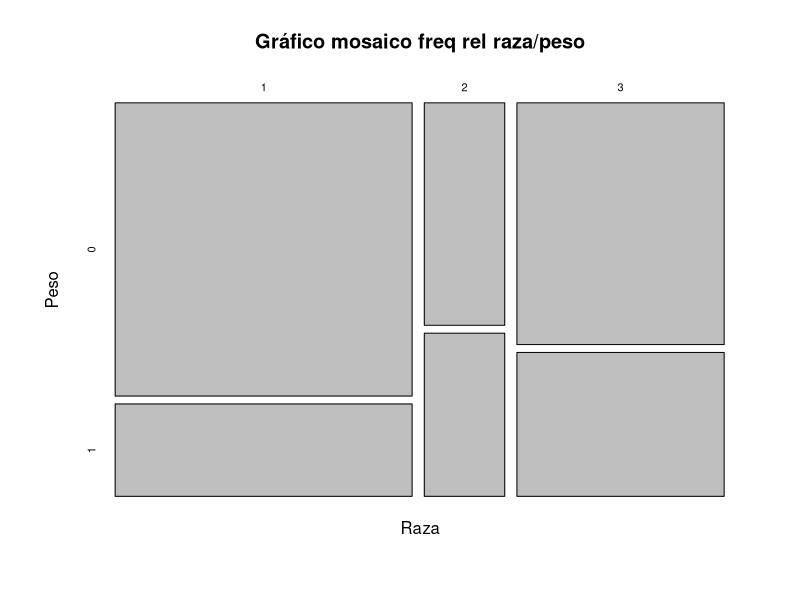
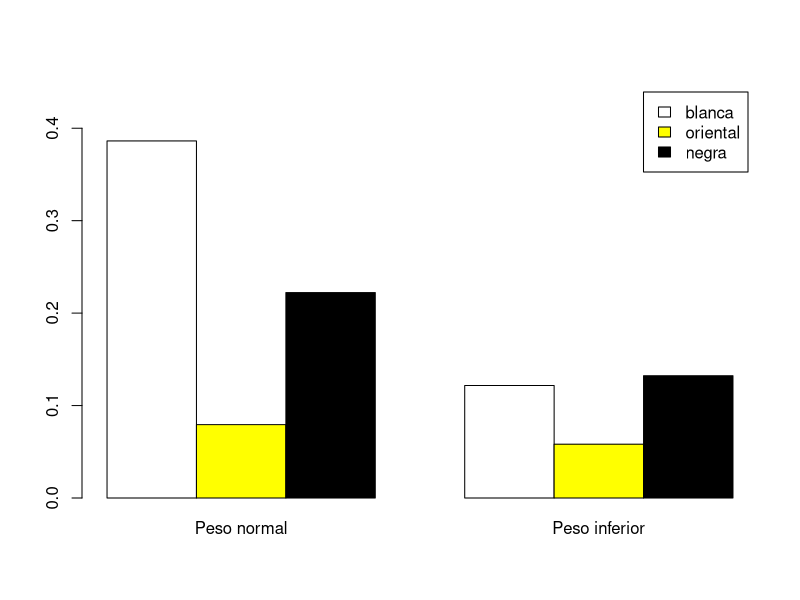
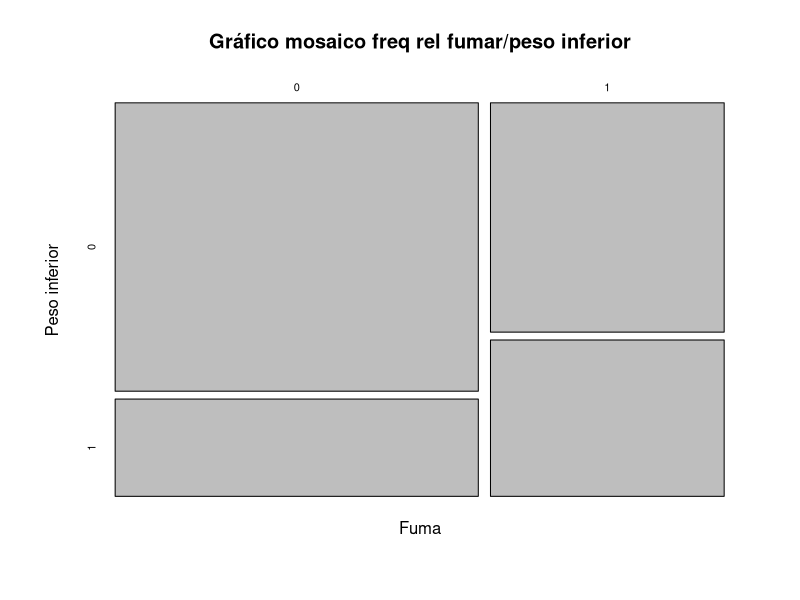
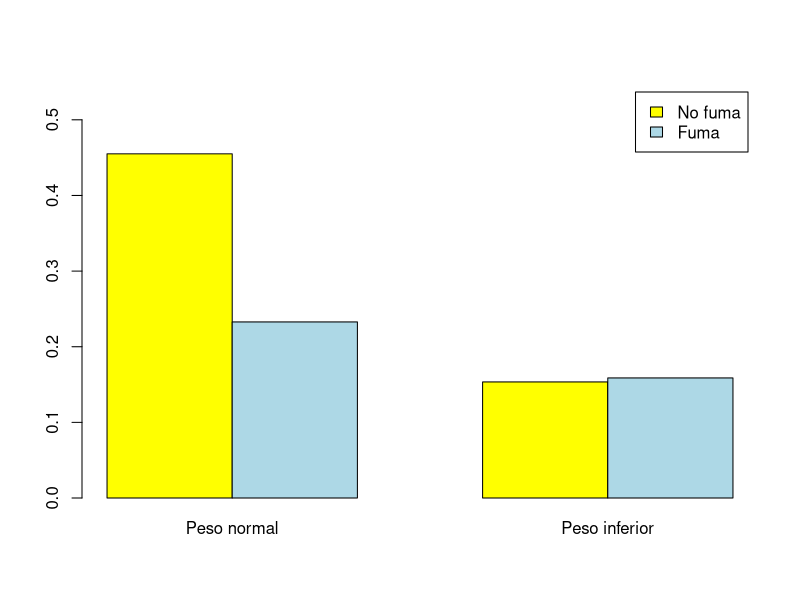
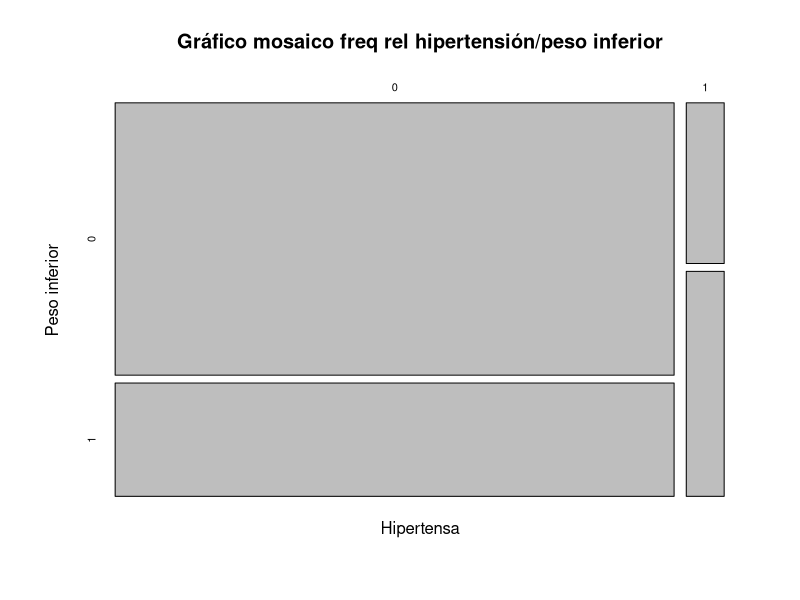
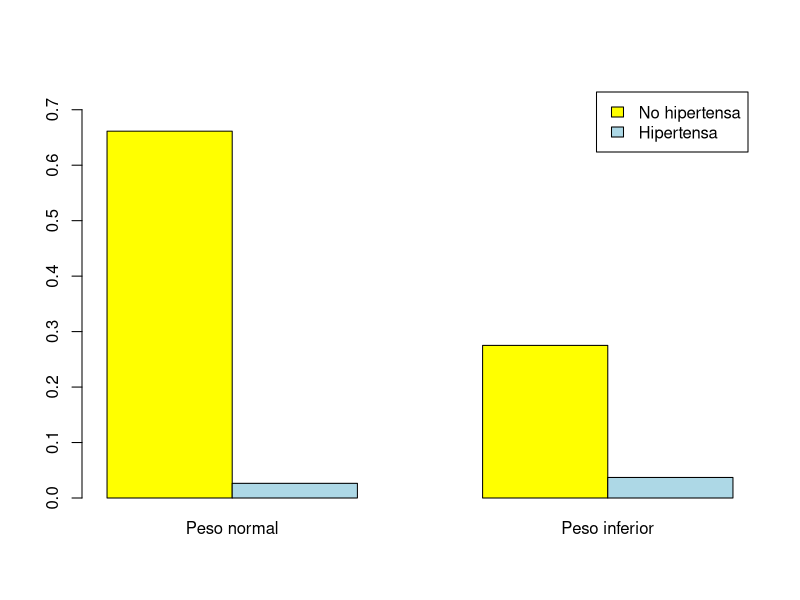
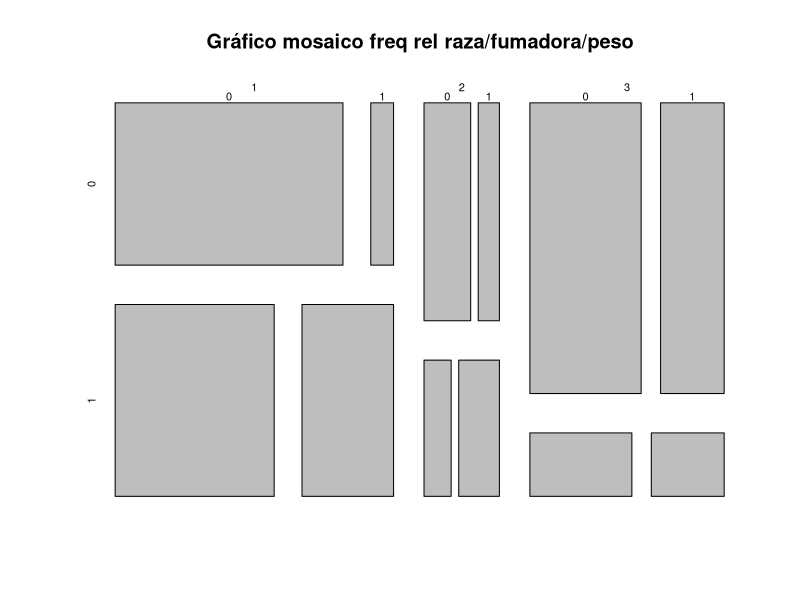

The R source for these figures, in order:
## ---- chunk 1
library(MASS)
## ---- chunk 2
str(birthwt)
## ---- chunk 3
head(birthwt)
## ---- chunk 4
prop.table(table(birthwt$race, birthwt$low))
## ---- chunk 5
plot(prop.table(table(birthwt$race, birthwt$low)),
     main = "Gráfico mosaico freq rel raza/peso",
     xlab = "Raza", ylab = "Peso")
## ---- chunk 6
barplot(prop.table(table(birthwt$race, birthwt$low)), beside = TRUE,
        names=c("Peso normal", "Peso inferior"),
        col = c("white", "yellow", "black"),
        legend.text = c("blanca", "oriental", "negra"), 
        ylim = c(0, 0.45))
## ---- chunk 7
prop.table(table(birthwt$smoke, birthwt$low))

plot(prop.table(table(birthwt$smoke, birthwt$low)),
     main = "Gráfico mosaico freq rel fumar/peso inferior",
     xlab = "Fuma", ylab = "Peso inferior")

barplot(prop.table(table(birthwt$smoke, birthwt$low)), beside = TRUE,
        names=c("Peso normal", "Peso inferior"),
        legend.text = c("No fuma", "Fuma"),
        col = c("yellow", "lightblue"),
        ylim = c(0, 0.55))
## ---- chunk 8
prop.table(table(birthwt$ht, birthwt$low))

plot(prop.table(table(birthwt$ht, birthwt$low)),
     main = "Gráfico mosaico freq rel hipertensión/peso inferior",
     xlab = "Hipertensa", ylab = "Peso inferior")

barplot(prop.table(table(birthwt$ht, birthwt$low)), beside = TRUE,
        names=c("Peso normal", "Peso inferior"),
        legend.text = c("No hipertensa", "Hipertensa"), 
        col = c("yellow", "lightblue"),
        ylim = c(0, 0.75))
## ---- chunk 9
prop.table(table(birthwt$race, birthwt$smoke, birthwt$low))
## ---- chunk 10
plot(prop.table(table(birthwt$race, birthwt$smoke, birthwt$low)),
     main = "Gráfico mosaico freq rel raza/fumadora/peso")
